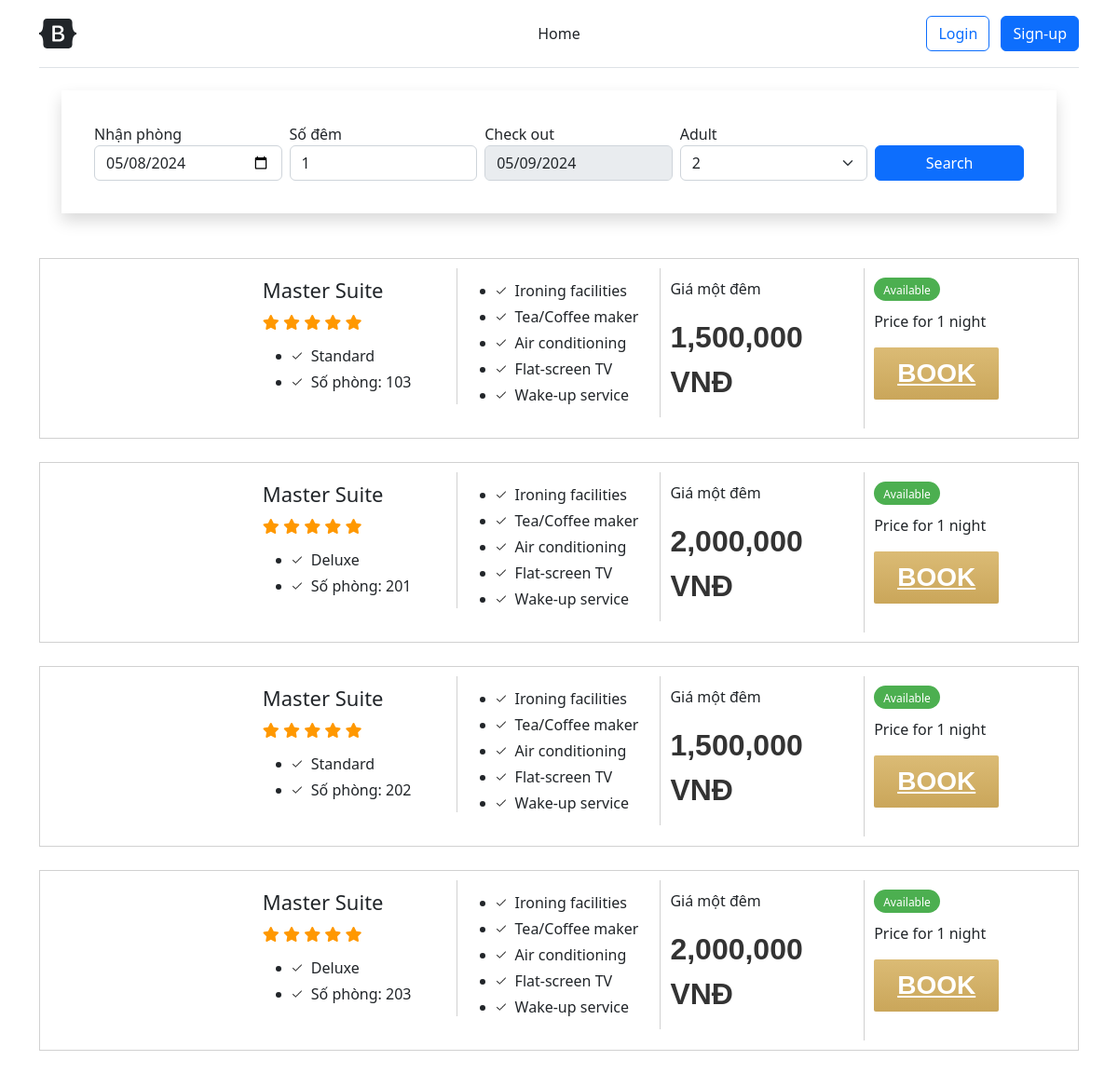
Before: / with the older database file.
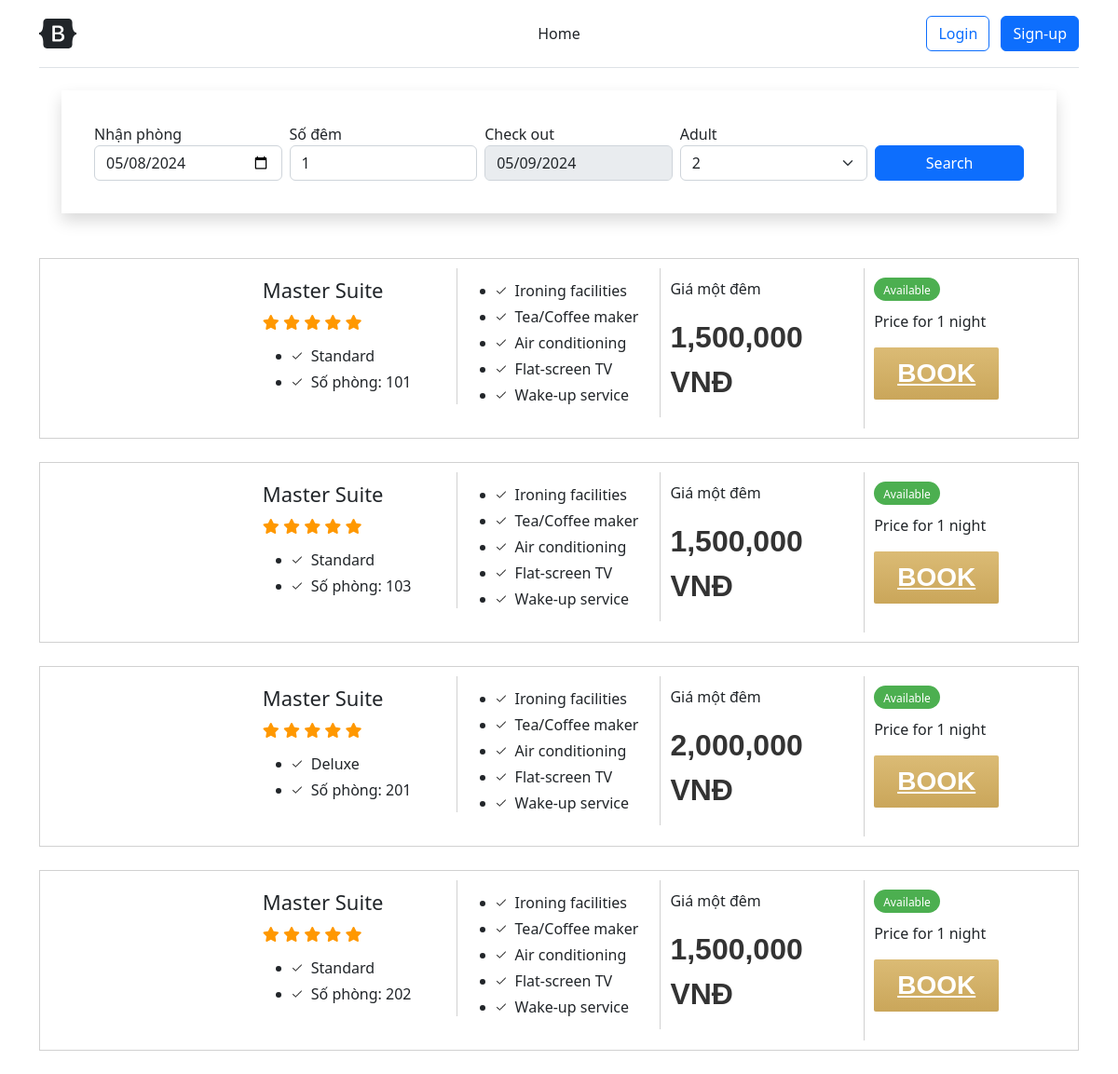
After: the same page with the newer database file.
### models.py (models this page shows, shortened)
class Room(db.Model):
    id = db.Column(db.Integer, primary_key=True)
    room_no = db.Column(db.String(50))
    image = db.Column(db.String(255))
    description = db.Column(db.Text)
    room_type_id = db.Column(db.Integer, db.ForeignKey('room_type.id'))
    room_type = db.relationship('RoomType', backref=db.backref('room', lazy=True))
    status = db.Column(db.Enum(RoomStatus))

class RoomType(db.Model):
    id = db.Column(db.Integer, primary_key=True)
    name = db.Column(db.String(50))
    price_per_night = db.Column(db.Float)
    capacity = db.Column(db.Integer)
    bed_quantity = db.Column(db.Integer)
    def __str__(self) -> str:
        return self.name

### views.py (the view)
@app.route('/')
def index():
    today = datetime.now().strftime('%Y-%m-%d')
    tomorrow = (datetime.now() + timedelta(days=1)).strftime('%Y-%m-%d')
    rooms = models.Room.query.filter_by(status=models.RoomStatus.AVAILABLE).all()
    return render_template('index.html'
                           , current_time=today
                           , tomorrow=tomorrow
                           , rooms=rooms)

### templates/index.html (shortened to what the changed rows need)
<!doctype html>
<html lang="en">
<head>
    <link rel="stylesheet" href="{{ url_for('static', filename='assets/css/fontawesome.css') }}" />
    <link rel="stylesheet" href="{{ url_for('static', filename='assets/css/brands.css') }}" />
    <link rel="stylesheet" href="{{ url_for('static', filename='assets/css/solid.css') }}" />
    <link rel="stylesheet" href="{{ url_for('static', filename='assets/dist/css/bootstrap.min.css') }}" />
    <link href="{{ url_for('static', filename='headers.css') }}" rel="stylesheet" />
</head>
<body>
    <main>
        <div class="container">
            {% for room in rooms %}
            <div class="room">
                <div class="r1 r-com"><img src="{{ room.image }}" alt="" />
                </div>
                <div class="r2 r-com">
                    <h4>Master Suite</h4>
                    <div class="r2-ratt">
                        <i class="fa fa-star"></i>
                        <i class="fa fa-star"></i>
                        <i class="fa fa-star"></i>
                        <i class="fa fa-star"></i>
                        <i class="fa fa-star"></i>
                    </div>
                    <ul>
                        <li>{{ room.room_type }}</li>
                        <li>Số phòng: {{ room.room_no }}</li>
                    </ul>
                </div>
                <div class="r3 r-com">
                    <ul>
                        <li>Ironing facilities</li>
                        <li>Tea/Coffee maker</li>
                        <li>Air conditioning</li>
                        <li>Flat-screen TV</li>
                        <li>Wake-up service</li>
                    </ul>
                </div>
                <div class="r4 r-com">
                    <p>Giá một đêm</p>
                    <p>
                        <span class="room-price-1">{{ "{:,.0f}".format(room.room_type.price_per_night) }} VNĐ</span>
                    </p>
                </div>
                <div class="r5 r-com">
                    <div class="r2-available">Available</div>
                    <p>Price for 1 night</p>
                    <a href="{{ url_for('checkout_page', room_id=room.id) }}" class="inn-room-book">Book</a>
                </div>
            </div>
            {% endfor %}
        </div>
    </main>
</body>
</html>

Changed rows visible on the page:
no longer on this page (row edited): Room: room_type "Deluxe", room_no "203", {{ "{:,.0f}".format(room.room_type.price_per_night) }} "2,000,000"
now on this page (row edited): Room: room_type "Standard", room_no "101", {{ "{:,.0f}".format(room.room_type.price_per_night) }} "1,500,000"
